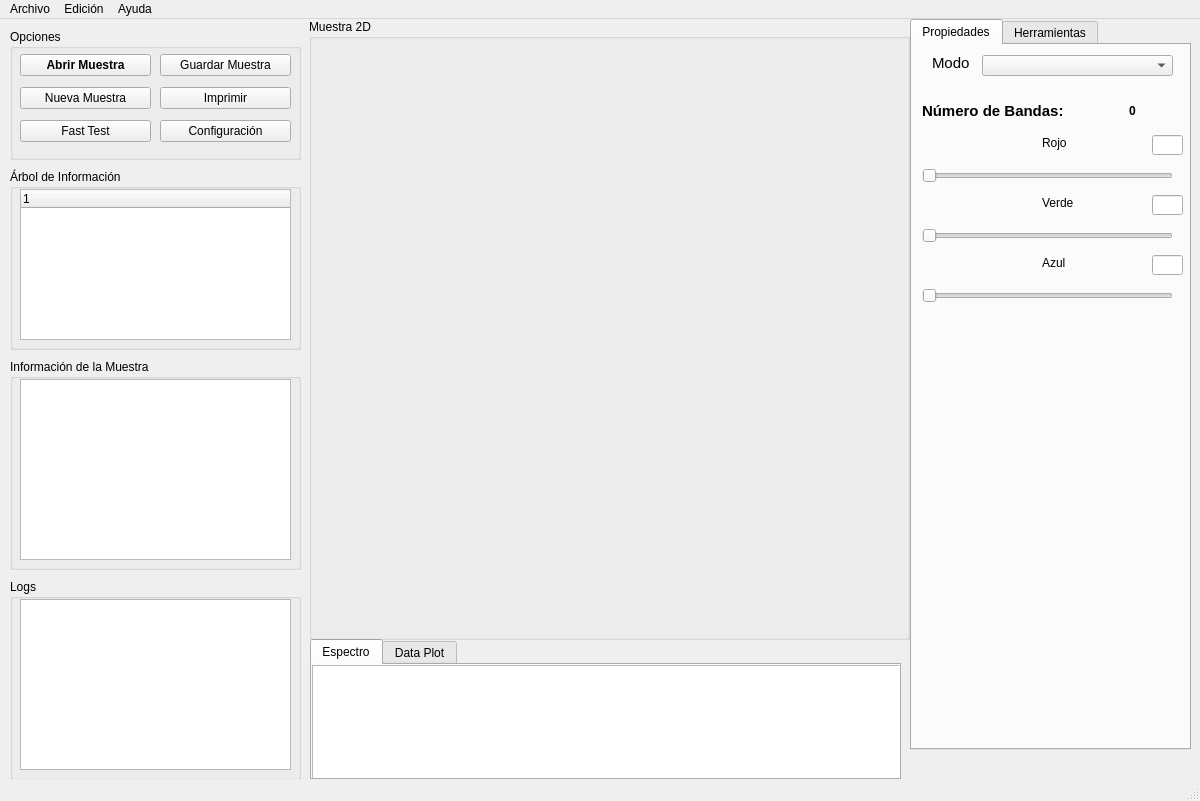
<?xml version="1.0" encoding="UTF-8"?>
<ui version="4.0">
 <class>MainWindow</class>
 <widget class="QMainWindow" name="MainWindow">
  <property name="geometry">
   <rect>
    <x>0</x>
    <y>0</y>
    <width>1200</width>
    <height>801</height>
   </rect>
  </property>
  <property name="windowTitle">
   <string>MainWindow</string>
  </property>
  <widget class="QWidget" name="centralwidget">
   <widget class="QGroupBox" name="groupBox">
    <property name="geometry">
     <rect>
      <x>10</x>
      <y>10</y>
      <width>291</width>
      <height>131</height>
     </rect>
    </property>
    <property name="title">
     <string>Opciones</string>
    </property>
    <widget class="QWidget" name="gridLayoutWidget">
     <property name="geometry">
      <rect>
       <x>10</x>
       <y>20</y>
       <width>131</width>
       <height>101</height>
      </rect>
     </property>
     <layout class="QGridLayout" name="gridLayout">
      <item row="0" column="0">
       <widget class="QPushButton" name="button_open_sample">
        <property name="font">
         <font>
          <weight>75</weight>
          <italic>false</italic>
          <bold>true</bold>
          <strikeout>false</strikeout>
         </font>
        </property>
        <property name="text">
         <string>Abrir Muestra</string>
        </property>
       </widget>
      </item>
      <item row="1" column="0">
       <widget class="QPushButton" name="button_new_sample">
        <property name="text">
         <string>Nueva Muestra</string>
        </property>
       </widget>
      </item>
      <item row="2" column="0">
       <widget class="QPushButton" name="button_fast_test">
        <property name="text">
         <string>Fast Test</string>
        </property>
       </widget>
      </item>
     </layout>
    </widget>
    <widget class="QWidget" name="gridLayoutWidget_2">
     <property name="geometry">
      <rect>
       <x>150</x>
       <y>20</y>
       <width>131</width>
       <height>101</height>
      </rect>
     </property>
     <layout class="QGridLayout" name="gridLayout_3">
      <item row="1" column="0">
       <widget class="QPushButton" name="button_print">
        <property name="text">
         <string>Imprimir</string>
        </property>
       </widget>
      </item>
      <item row="0" column="0">
       <widget class="QPushButton" name="button_save_sample">
        <property name="text">
         <string>Guardar Muestra</string>
        </property>
       </widget>
      </item>
      <item row="2" column="0">
       <widget class="QPushButton" name="button_configuration">
        <property name="text">
         <string>Configuración</string>
        </property>
       </widget>
      </item>
     </layout>
    </widget>
   </widget>
   <widget class="QGroupBox" name="groupBox_2">
    <property name="geometry">
     <rect>
      <x>10</x>
      <y>340</y>
      <width>291</width>
      <height>211</height>
     </rect>
    </property>
    <property name="title">
     <string>Información de la Muestra</string>
    </property>
    <widget class="QTextBrowser" name="text_browser_info">
     <property name="geometry">
      <rect>
       <x>10</x>
       <y>20</y>
       <width>271</width>
       <height>181</height>
      </rect>
     </property>
    </widget>
   </widget>
   <widget class="QGroupBox" name="groupBox_3">
    <property name="geometry">
     <rect>
      <x>10</x>
      <y>560</y>
      <width>291</width>
      <height>201</height>
     </rect>
    </property>
    <property name="title">
     <string>Logs</string>
    </property>
    <widget class="QListWidget" name="list_view_logs">
     <property name="geometry">
      <rect>
       <x>10</x>
       <y>20</y>
       <width>271</width>
       <height>171</height>
      </rect>
     </property>
    </widget>
   </widget>
   <widget class="QGroupBox" name="groupBox_4">
    <property name="geometry">
     <rect>
      <x>10</x>
      <y>150</y>
      <width>291</width>
      <height>181</height>
     </rect>
    </property>
    <property name="title">
     <string>Árbol de Información</string>
    </property>
    <widget class="QTreeWidget" name="tree_information">
     <property name="geometry">
      <rect>
       <x>10</x>
       <y>20</y>
       <width>271</width>
       <height>151</height>
      </rect>
     </property>
     <column>
      <property name="text">
       <string notr="true">1</string>
      </property>
     </column>
    </widget>
   </widget>
   <widget class="QTabWidget" name="tabWidget_2">
    <property name="geometry">
     <rect>
      <x>310</x>
      <y>620</y>
      <width>591</width>
      <height>141</height>
     </rect>
    </property>
    <property name="currentIndex">
     <number>0</number>
    </property>
    <widget class="QWidget" name="tab_3">
     <attribute name="title">
      <string>Espectro</string>
     </attribute>
     <widget class="QGraphicsView" name="graph_view_spectre">
      <property name="geometry">
       <rect>
        <x>0</x>
        <y>0</y>
        <width>591</width>
        <height>121</height>
       </rect>
      </property>
     </widget>
    </widget>
    <widget class="QWidget" name="tab_4">
     <attribute name="title">
      <string>Data Plot</string>
     </attribute>
     <widget class="QGraphicsView" name="graph_view_plot">
      <property name="geometry">
       <rect>
        <x>0</x>
        <y>0</y>
        <width>591</width>
        <height>121</height>
       </rect>
      </property>
     </widget>
    </widget>
   </widget>
   <widget class="QTabWidget" name="tabWidget_3">
    <property name="geometry">
     <rect>
      <x>910</x>
      <y>0</y>
      <width>281</width>
      <height>731</height>
     </rect>
    </property>
    <property name="currentIndex">
     <number>0</number>
    </property>
    <widget class="QWidget" name="tab_6">
     <attribute name="title">
      <string>Propiedades</string>
     </attribute>
     <widget class="QLabel" name="label">
      <property name="geometry">
       <rect>
        <x>20</x>
        <y>10</y>
        <width>41</width>
        <height>16</height>
       </rect>
      </property>
      <property name="font">
       <font>
        <pointsize>11</pointsize>
       </font>
      </property>
      <property name="text">
       <string>Modo</string>
      </property>
     </widget>
     <widget class="QComboBox" name="combo_mode">
      <property name="geometry">
       <rect>
        <x>70</x>
        <y>10</y>
        <width>191</width>
        <height>21</height>
       </rect>
      </property>
     </widget>
     <widget class="QSlider" name="slider_red_band">
      <property name="geometry">
       <rect>
        <x>10</x>
        <y>120</y>
        <width>251</width>
        <height>22</height>
       </rect>
      </property>
      <property name="orientation">
       <enum>Qt::Horizontal</enum>
      </property>
     </widget>
     <widget class="QLabel" name="label_2">
      <property name="geometry">
       <rect>
        <x>130</x>
        <y>90</y>
        <width>31</width>
        <height>16</height>
       </rect>
      </property>
      <property name="text">
       <string>Rojo</string>
      </property>
     </widget>
     <widget class="QLabel" name="label_3">
      <property name="geometry">
       <rect>
        <x>130</x>
        <y>150</y>
        <width>31</width>
        <height>16</height>
       </rect>
      </property>
      <property name="text">
       <string>Verde</string>
      </property>
     </widget>
     <widget class="QSlider" name="slider_green_band">
      <property name="geometry">
       <rect>
        <x>10</x>
        <y>180</y>
        <width>251</width>
        <height>22</height>
       </rect>
      </property>
      <property name="orientation">
       <enum>Qt::Horizontal</enum>
      </property>
     </widget>
     <widget class="QSlider" name="slider_blue_band">
      <property name="geometry">
       <rect>
        <x>10</x>
        <y>240</y>
        <width>251</width>
        <height>22</height>
       </rect>
      </property>
      <property name="orientation">
       <enum>Qt::Horizontal</enum>
      </property>
     </widget>
     <widget class="QLabel" name="label_4">
      <property name="geometry">
       <rect>
        <x>130</x>
        <y>210</y>
        <width>31</width>
        <height>16</height>
       </rect>
      </property>
      <property name="text">
       <string>Azul</string>
      </property>
     </widget>
     <widget class="QLineEdit" name="red_text_box">
      <property name="geometry">
       <rect>
        <x>240</x>
        <y>90</y>
        <width>31</width>
        <height>20</height>
       </rect>
      </property>
     </widget>
     <widget class="QLineEdit" name="green_text_box">
      <property name="geometry">
       <rect>
        <x>240</x>
        <y>150</y>
        <width>31</width>
        <height>20</height>
       </rect>
      </property>
     </widget>
     <widget class="QLineEdit" name="blue_text_box">
      <property name="geometry">
       <rect>
        <x>240</x>
        <y>210</y>
        <width>31</width>
        <height>20</height>
       </rect>
      </property>
     </widget>
     <widget class="QLabel" name="mode_title">
      <property name="geometry">
       <rect>
        <x>10</x>
        <y>50</y>
        <width>161</width>
        <height>31</height>
       </rect>
      </property>
      <property name="font">
       <font>
        <pointsize>11</pointsize>
        <weight>75</weight>
        <bold>true</bold>
       </font>
      </property>
      <property name="text">
       <string>Número de Bandas:</string>
      </property>
     </widget>
     <widget class="QLabel" name="nbands">
      <property name="geometry">
       <rect>
        <x>170</x>
        <y>50</y>
        <width>101</width>
        <height>31</height>
       </rect>
      </property>
      <property name="font">
       <font>
        <pointsize>9</pointsize>
        <weight>75</weight>
        <bold>true</bold>
       </font>
      </property>
      <property name="text">
       <string>0</string>
      </property>
      <property name="alignment">
       <set>Qt::AlignCenter</set>
      </property>
     </widget>
    </widget>
    <widget class="QWidget" name="tab_5">
     <attribute name="title">
      <string>Herramientas</string>
     </attribute>
     <widget class="QPushButton" name="button_3d_hypercube">
      <property name="geometry">
       <rect>
        <x>10</x>
        <y>10</y>
        <width>251</width>
        <height>31</height>
       </rect>
      </property>
      <property name="text">
       <string>Visualizar Hipercubo en 3D</string>
      </property>
     </widget>
     <widget class="QPushButton" name="button_pixel_analityc">
      <property name="geometry">
       <rect>
        <x>10</x>
        <y>50</y>
        <width>251</width>
        <height>31</height>
       </rect>
      </property>
      <property name="text">
       <string>Análisis de Píxeles</string>
      </property>
     </widget>
     <widget class="QGroupBox" name="groupBox_6">
      <property name="geometry">
       <rect>
        <x>10</x>
        <y>90</y>
        <width>251</width>
        <height>141</height>
       </rect>
      </property>
      <property name="title">
       <string>Herramientas de Selección de Datos</string>
      </property>
      <widget class="QPushButton" name="lasso_button">
       <property name="geometry">
        <rect>
         <x>10</x>
         <y>20</y>
         <width>111</width>
         <height>23</height>
        </rect>
       </property>
       <property name="text">
        <string>Lasso Selector</string>
       </property>
      </widget>
      <widget class="QPushButton" name="rectangle_button">
       <property name="geometry">
        <rect>
         <x>130</x>
         <y>20</y>
         <width>111</width>
         <height>23</height>
        </rect>
       </property>
       <property name="text">
        <string>Rectangle Selector</string>
       </property>
      </widget>
     </widget>
    </widget>
   </widget>
   <widget class="QGroupBox" name="groupBox_5">
    <property name="geometry">
     <rect>
      <x>309</x>
      <y>0</y>
      <width>601</width>
      <height>621</height>
     </rect>
    </property>
    <property name="title">
     <string>Muestra 2D</string>
    </property>
    <widget class="graph_2d_view" name="graph_2d_view" native="true">
     <property name="geometry">
      <rect>
       <x>0</x>
       <y>9</y>
       <width>600</width>
       <height>600</height>
      </rect>
     </property>
    </widget>
   </widget>
  </widget>
  <widget class="QStatusBar" name="statusbar"/>
  <widget class="QMenuBar" name="menubar">
   <property name="geometry">
    <rect>
     <x>0</x>
     <y>0</y>
     <width>1200</width>
     <height>21</height>
    </rect>
   </property>
   <widget class="QMenu" name="menuArchivo">
    <property name="title">
     <string>Archivo</string>
    </property>
   </widget>
   <widget class="QMenu" name="menuEdici_n">
    <property name="title">
     <string>Edición</string>
    </property>
   </widget>
   <widget class="QMenu" name="menuAyuda">
    <property name="title">
     <string>Ayuda</string>
    </property>
   </widget>
   <addaction name="menuArchivo"/>
   <addaction name="menuEdici_n"/>
   <addaction name="menuAyuda"/>
  </widget>
 </widget>
 <customwidgets>
  <customwidget>
   <class>graph_2d_view</class>
   <extends>QWidget</extends>
   <header>graph_2d_view.h</header>
   <container>1</container>
  </customwidget>
 </customwidgets>
 <resources/>
 <connections/>
</ui>
